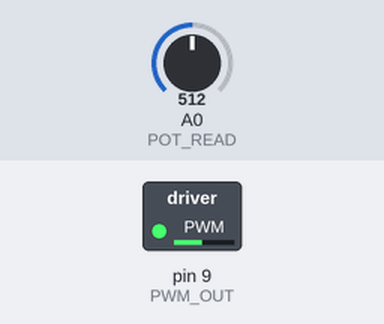
Simulated run of this sketch. Board: Arduino Uno, built with avr-gcc and run on an emulated ATmega328P. On the bench: switched loads named in the sketch (green lamp = pin HIGH). The inputs (shaded band) are chosen by the test bench; at power-on: A0 (POT_READ) = 512.

Above: at 3.2 s.
3.3 s: A0 (POT_READ) set to 716
At 3.6 s:
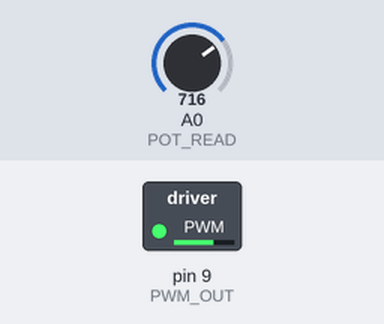
4.8 s: A0 (POT_READ) set to 900
At 5.9 s:
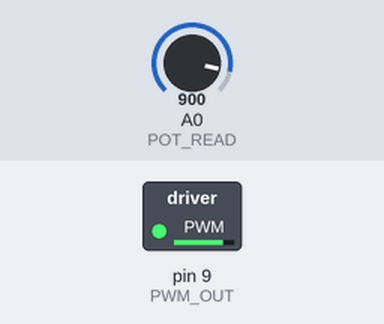
6.3 s: A0 (POT_READ) set to 122
At 7.0 s:
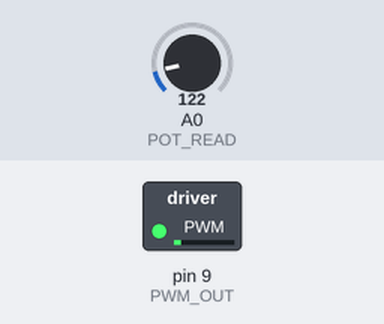
7.8 s: A0 (POT_READ) set to 511
At 8.2 s:
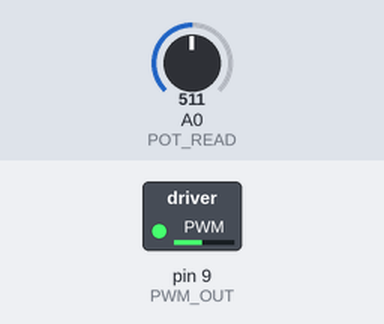
Timing chart, 0 to 10.3 s (numbered marks = the images above; inputs shaded):
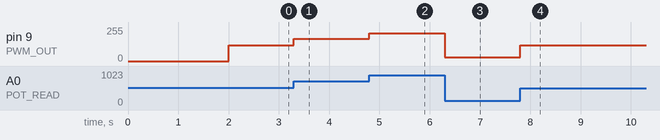

The sketch:

motorcon.ino
```cpp
#include <TimerOne.h>

/////////////////////////////////////////////
// POT/PWM constants and golbal variables
//
#define POT_READ  A0    //Pot Read Input pin
#define POT_DIFF  4     //Threshold for pot value update
#define POT_MAX   1023  //Pot Max map value
#define MAX_DUTY  950   //PWM Max duty to map to
#define PWM_OUT   9     //PWM Output port
#define PWM_CYCLE 50.0  //PWM Output period
int gPotVal;            //Global pot value
int gLastPotVal;

void setup()
{
  pinMode(POT_READ, INPUT);
  pinMode(PWM_OUT, OUTPUT);
  Timer1.initialize(PWM_CYCLE*1000);
  Timer1.pwm(PWM_OUT, 0);
  //Need to delay before we start
  delay(2000);
}

void loop()
{
  updatePotValue();
  int speedset = map(gPotVal, 0, POT_MAX, 0, MAX_DUTY);
  if (gPotVal != gLastPotVal) {
    Timer1.setPwmDuty(PWM_OUT, speedset);
  }
}


void updatePotValue()
{
  int potTmp = analogRead(POT_READ);
  int potChk = abs(potTmp - gPotVal);
  if (potChk >= POT_DIFF) {
    gLastPotVal = gPotVal;
    gPotVal = potTmp;
  }
}
```

Measured:
- after the input at 3.3 s, pin 9 (PWM_OUT): 118/255 → 166/255 at once
- after the input at 4.8 s, pin 9 (PWM_OUT): 166/255 → 208/255 at once
- after the input at 6.3 s, pin 9 (PWM_OUT): 208/255 → 28/255 at once
- after the input at 7.8 s, pin 9 (PWM_OUT): 28/255 → 118/255 at once
